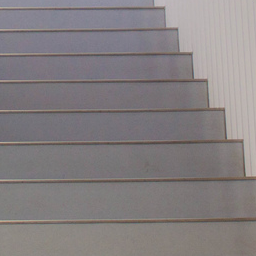
#> input picture Ground_Truth_Dataset/1.png, 256 x 256 px, found by its file name
$ python 'Shi-Tomasi Corner Implementaion.py'
#> lines starting #> are read from the running program, lines starting #| are printed output that depends on the picture; after the words box and inside, x2 and y2 are one past the last pixel; in counts of white or black regions, pixels touching at a corner belong together
import cv2
import numpy as np
from IPython.display import Image

def shi_tomasi_detect_corner(img_path, maxCornerNB, qualityLevel, minDistance=10):
#> called with img_path = 'Ground_Truth_Dataset/1.png', maxCornerNB = 300000, qualityLevel = 0.1, minDistance = 10
    r = 0
    img = cv2.imread(img_path)
#> img is the input picture: shape (256, 256, 3); mean B, G, R 129, 127.4, 132.8

    gray = cv2.cvtColor(img, cv2.COLOR_BGR2GRAY)

    corners = cv2.goodFeaturesToTrack(gray, maxCornerNB, qualityLevel, minDistance)
#> corners = [[228, 138], [191, 53], [246, 175], [242, 140], [177, 28], [164, 7], [180, 51], [224, 108], [210, 107], [194, 78], [206, 79], [167, 26]]
    corners = np.intp(corners)

    for i in corners:
        x, y = i.ravel()

        cv2.circle(img, (x, y), 3, (0, 0, 255), -1)
        r = r + 1
#> this loop made 12 passes
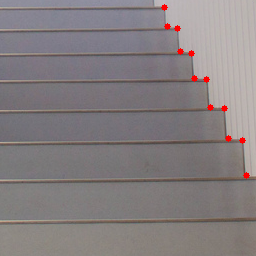
#> img: shape (256, 256, 3); 0.53% of pixels changed, all inside (x1, y1, x2, y2) = (161, 4, 250, 179)
#> after the loop, r = 12

    cv2.imwrite('example_shitomasi.png', img)
    print(r)
#| 12
    return 'example_shitomasi.png'

img_path = shi_tomasi_detect_corner('Ground_Truth_Dataset/1.png', 300000 , 0.1)
Image(img_path)

$ run again, with Ground_Truth_Dataset/2.png copied over Ground_Truth_Dataset/1.png
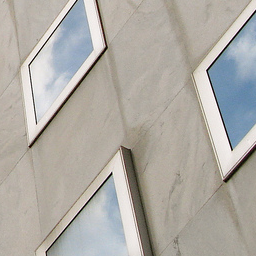
#> input picture Ground_Truth_Dataset/2.png, 256 x 256 px, found by its file name
#> in shi_tomasi_detect_corner, img is the input picture: shape (256, 256, 3); mean B, G, R 165.2, 171.4, 175
#> in shi_tomasi_detect_corner, `gray = cv2.cvtColor(img, cv2.COLOR_BGR2GRAY)`:
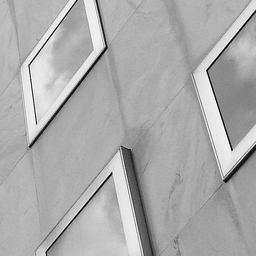
#> gray: shape (256, 256); min 0, max 255, mean 171.8
#> corners = [[111, 172], [232, 150], [29, 147], [206, 70], [224, 180], [36, 124], [106, 46], [121, 146], [29, 65], [45, 251]]
#> the loop in shi_tomasi_detect_corner, `for i in corners:` made 10 passes
#> after the loop in shi_tomasi_detect_corner, `for i in corners:`:
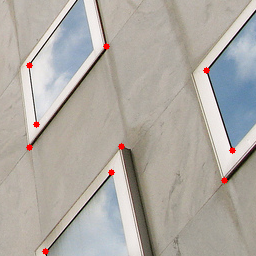
#> img: shape (256, 256, 3); 0.44% of pixels changed, all inside (x1, y1, x2, y2) = (26, 43, 236, 255)
#> after the loop in shi_tomasi_detect_corner, `for i in corners:`: r = 10
#| 10

$ run again, with Ground_Truth_Dataset/3.png copied over Ground_Truth_Dataset/1.png
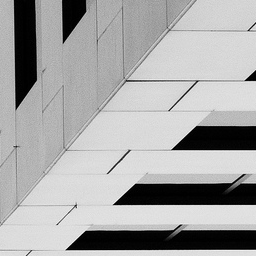
#> input picture Ground_Truth_Dataset/3.png, 256 x 256 px, found by its file name
#> in shi_tomasi_detect_corner, img is the input picture: shape (256, 256, 3); min 0, max 250, mean 166
#> corners = 26 rows, first 8: [66, 249], [114, 204], [172, 149], [245, 80], [130, 150], [75, 205], [248, 30], [63, 42]
#> the loop in shi_tomasi_detect_corner, `for i in corners:` made 26 passes
#> after the loop in shi_tomasi_detect_corner, `for i in corners:`:
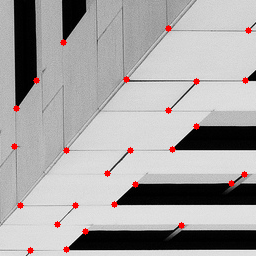
#> img: shape (256, 256, 3); 1.15% of pixels changed, all inside (x1, y1, x2, y2) = (11, 25, 252, 254)
#> after the loop in shi_tomasi_detect_corner, `for i in corners:`: r = 26
#| 26

$ run again, with Ground_Truth_Dataset/4.png copied over Ground_Truth_Dataset/1.png
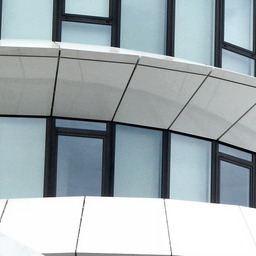
#> input picture Ground_Truth_Dataset/4.png, 256 x 256 px, found by its file name
#> in shi_tomasi_detect_corner, img is the input picture: shape (256, 256, 3); mean B, G, R 179.1, 175.1, 164.1
#> in shi_tomasi_detect_corner, `gray = cv2.cvtColor(img, cv2.COLOR_BGR2GRAY)`:
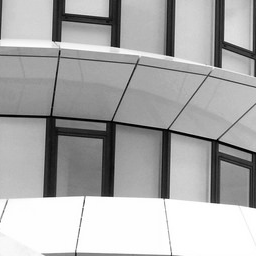
#> gray: shape (256, 256); min 0, max 255, mean 172.2
#> corners = 41 rows, first 8: [173, 55], [218, 139], [119, 46], [220, 66], [251, 50], [75, 252], [168, 197], [43, 196]
#> the loop in shi_tomasi_detect_corner, `for i in corners:` made 41 passes
#> after the loop in shi_tomasi_detect_corner, `for i in corners:`:
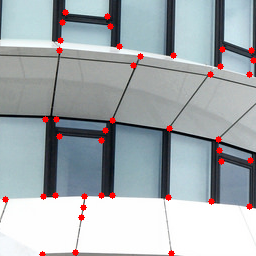
#> img: shape (256, 256, 3); 1.8% of pixels changed, all inside (x1, y1, x2, y2) = (2, 9, 256, 256)
#> after the loop in shi_tomasi_detect_corner, `for i in corners:`: r = 41
#| 41
